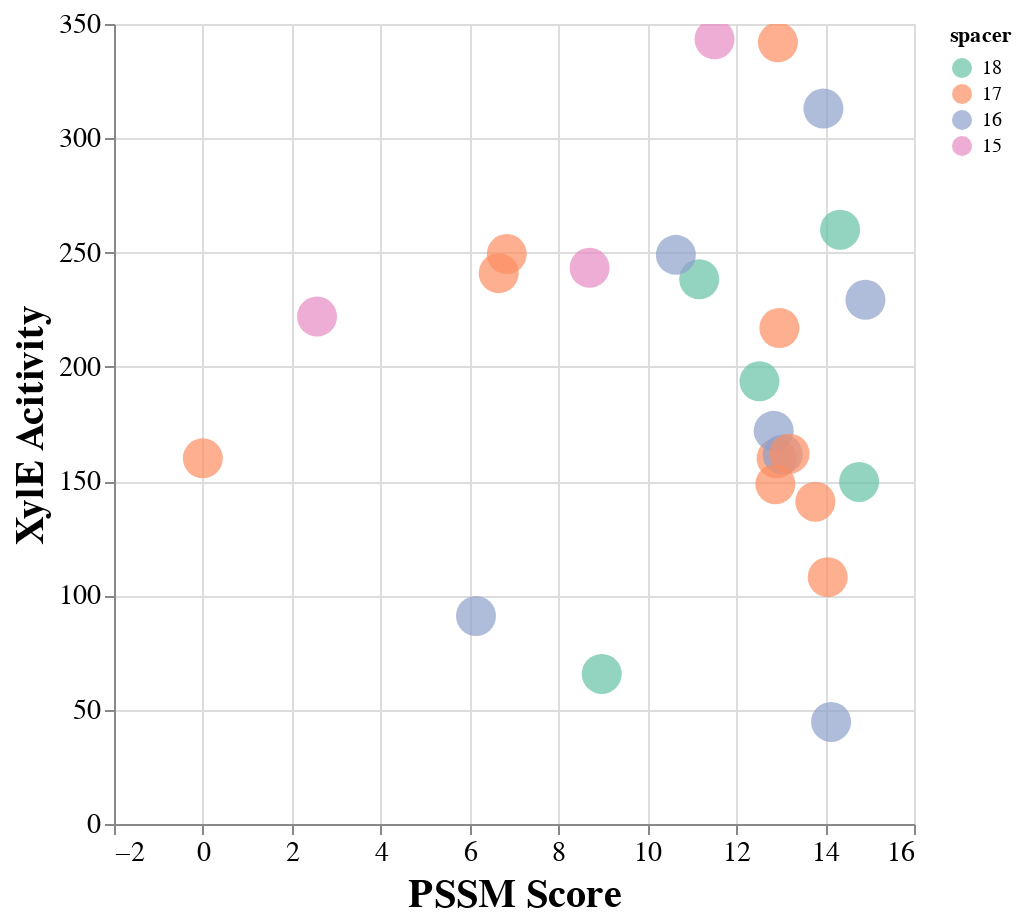

Notebook code cell kept with this figure:
### Markdown cell above
# score vs xylE

### Code cell
# scatter plot of hex1 vs hex 2
scatter = alt.Chart(
    xyle_df,
).mark_circle().encode(
    x=alt.X('total_score:Q',axis=alt.Axis(title="PSSM Score")),
    y=alt.Y('mean_xyle:Q',axis=alt.Axis(title="XylE Acitivity")),
    color=alt.Color('spacer:N',scale=alt.Scale(scheme='set2'),sort='descending'),
    # sinebow, tableau10, viridis, set2
    size=alt.value(400),
    tooltip=["desc:N","hex1:N",'hex2:N','total_score:Q','mean_xyle:Q'],
).properties(
    width=400,
    height=400
).configure_axis(
    labelFontSize=14,
    titleFontSize=20
).interactive()




#combo.save('consensus_scatter.html')
scatter

### Figure 1 — Vega-Lite specification as saved in the notebook (floating-point values rounded to 4 significant figures)
{"config": {"view": {"continuousWidth": 400, "continuousHeight": 300}, "axis": {"labelFontSize": 14, "titleFontSize": 20}}, "data": {"name": "data-4115d53d972ed93dc5b2079295540c2a"}, "mark": "circle", "encoding": {"color": {"type": "nominal", "field": "spacer", "scale": {"scheme": "set2"}, "sort": "descending"}, "size": {"value": 400}, "tooltip": [{"type": "nominal", "field": "desc"}, {"type": "nominal", "field": "hex1"}, {"type": "nominal", "field": "hex2"}, {"type": "quantitative", "field": "total_score"}, {"type": "quantitative", "field": "mean_xyle"}], "x": {"type": "quantitative", "axis": {"title": "PSSM Score"}, "field": "total_score"}, "y": {"type": "quantitative", "axis": {"title": "XylE Acitivity"}, "field": "mean_xyle"}}, "height": 400, "selection": {"selector001": {"type": "interval", "bind": "scales", "encodings": ["x", "y"]}}, "width": 400, "$schema": "https://vega.github.io/schema/vega-lite/v4.0.2.json", "datasets": {"data-4115d53d972ed93dc5b2079295540c2a": [{"locus_tag": "EQU24_RS02895", "desc": "EQU24_RS02895||exosortase system-associated protein, TIGR04073 family", "manual_desc": "exosortase system-associated protein - EQU24_RS02895", "motif_block": "TTGACAACATTCAACCTTTAGGCTATTGT", "hex1": "TTGACA", "hex1_score": 8.353, "hex2": "TATTGT", "hex2_score": 5.705, "total_score": 14.06, "spacer": 17, "rep1": 100, "rep2": 105, "rep3": 119, "mean_xyle": 108.0, "std_xyle": 8.042, "std_low": 99.96, "std_high": 116.0}, {"locus_tag": "EQU24_RS02970", "desc": "EQU24_RS02970|pqqA|pyrroloquinoline quinone precursor peptide PqqA", "manual_desc": "PQQ precursor peptide (pqqA) - EQU24_RS02970", "motif_block": "TTGCTTTGCCTAAATTATCGTCGTATACT", "hex1": "TTGCTT", "hex1_score": 5.215, "hex2": "TATACT", "hex2_score": 7.692, "total_score": 12.91, "spacer": 17, "rep1": 204, "rep2": 148, "rep3": 128, "mean_xyle": 160.0, "std_xyle": 32.17, "std_low": 127.8, "std_high": 192.2}, {"locus_tag": "EQU24_RS03495", "desc": "EQU24_RS03495||cold-shock protein", "manual_desc": "cold-shock protein - EQU24_RS03495", "motif_block": "TTGACTTTGGGGAAATAAGGCATAGAAT", "hex1": "TTGACT", "hex1_score": 7.306, "hex2": "TAGAAT", "hex2_score": 5.74, "total_score": 13.05, "spacer": 16, "rep1": 150, "rep2": 143, "rep3": 192, "mean_xyle": 161.7, "std_xyle": 21.64, "std_low": 140.0, "std_high": 183.3}, {"locus_tag": "EQU24_RS07185", "desc": "EQU24_RS07185||glutamate--ammonia ligase", "manual_desc": "glutamate-ammonia ligase - EQU24_RS07185", "motif_block": "TTGTAATTGAGATCAATTAGTTGCTTATAT", "hex1": "TTGTAA", "hex1_score": 5.04, "hex2": "TTATAT", "hex2_score": 3.934, "total_score": 8.974, "spacer": 18, "rep1": 50, "rep2": 69, "rep3": 78, "mean_xyle": 65.67, "std_xyle": 11.67, "std_low": 54.0, "std_high": 77.34}, {"locus_tag": "EQU24_RS07390", "desc": "EQU24_RS07390|rpmI|50S ribosomal protein L35", "manual_desc": "50S ribosomal protein L35 - EQU24_RS07390", "motif_block": "CTCAAGGAAACTTACTATTTTTAATCG", "hex1": "CTCAAG", "hex1_score": -0.8016, "hex2": "TAATCG", "hex2_score": 3.37, "total_score": 2.568, "spacer": 15, "rep1": 243, "rep2": 222, "rep3": 201, "mean_xyle": 222.0, "std_xyle": 17.15, "std_low": 204.9, "std_high": 239.1}, {"locus_tag": "EQU24_RS10370", "desc": "EQU24_RS10370|acpP|acyl carrier protein", "manual_desc": "acyl carrier protein - EQU24_RS10370", "motif_block": "GTGATATTTTTATAATATAAAGTATAAT", "hex1": "GTGATA", "hex1_score": 4.381, "hex2": "TATAAT", "hex2_score": 8.462, "total_score": 12.84, "spacer": 16, "rep1": 138, "rep2": 183, "rep3": 195, "mean_xyle": 172.0, "std_xyle": 24.54, "std_low": 147.5, "std_high": 196.5}, {"locus_tag": "EQU24_RS12095", "desc": "EQU24_RS12095||cytochrome c", "manual_desc": "cytochrome c - EQU24_RS12095", "motif_block": "TTGAATTTTTACGTTAAATCCCCTATTCT", "hex1": "TTGAAT", "hex1_score": 5.952, "hex2": "TATTCT", "hex2_score": 6.985, "total_score": 12.94, "spacer": 17, "rep1": 305, "rep2": 384, "rep3": 337, "mean_xyle": 342.0, "std_xyle": 32.44, "std_low": 309.6, "std_high": 374.4}, {"locus_tag": "EQU24_RS12525", "desc": "EQU24_RS12525|ssrA|transfer-messenger RNA", "manual_desc": "transfer-messenger RNA (ssrA) - EQU24_RS12525", "motif_block": "TTGCTAATGATGAATTTAATTGTTAATAT", "hex1": "TTGCTA", "hex1_score": 6.263, "hex2": "TAATAT", "hex2_score": 6.618, "total_score": 12.88, "spacer": 17, "rep1": 139, "rep2": 111, "rep3": 196, "mean_xyle": 148.7, "std_xyle": 35.37, "std_low": 113.3, "std_high": 184.0}, {"locus_tag": "EQU24_RS15100", "desc": "EQU24_RS15100||HU family DNA-binding protein", "manual_desc": "HU family DNA-binding protein - EQU24_RS15100", "motif_block": "TTGACACTTTATGAGTCGTGTTGATATAAA", "hex1": "TTGACA", "hex1_score": 8.353, "hex2": "TATAAA", "hex2_score": 5.984, "total_score": 14.34, "spacer": 18, "rep1": 296, "rep2": 227, "rep3": 257, "mean_xyle": 260.0, "std_xyle": 28.25, "std_low": 231.8, "std_high": 288.2}, {"locus_tag": "EQU24_RS15535", "desc": "EQU24_RS15535||hypothetical protein", "manual_desc": "hypothetical protein - EQU24_RS15535", "motif_block": "TTTACTAAGAAAGGCTGATCAAGGTATAGT", "hex1": "TTTACT", "hex1_score": 4.756, "hex2": "TATAGT", "hex2_score": 6.411, "total_score": 11.17, "spacer": 18, "rep1": 193, "rep2": 221, "rep3": 301, "mean_xyle": 238.3, "std_xyle": 45.76, "std_low": 192.6, "std_high": 284.1}, {"locus_tag": "EQU24_RS15705", "desc": "EQU24_RS15705||cold-shock protein", "manual_desc": "cold-shock protein - EQU24_RS15705", "motif_block": "TCGATAGACACATCCCATACCTTTTATTCT", "hex1": "TCGATA", "hex1_score": 5.538, "hex2": "TATTCT", "hex2_score": 6.985, "total_score": 12.52, "spacer": 18, "rep1": 184, "rep2": 203, "rep3": 194, "mean_xyle": 193.7, "std_xyle": 7.76, "std_low": 185.9, "std_high": 201.4}, {"locus_tag": "EQU24_RS15745", "desc": "EQU24_RS15745||cold-shock protein", "manual_desc": "cold-shock protein - EQU24_RS15745", "motif_block": "TTGCTTTCCTGATTAGCCGGCTTTATTAT", "hex1": "TTGCTT", "hex1_score": 5.215, "hex2": "TATTAT", "hex2_score": 7.756, "total_score": 12.97, "spacer": 17, "rep1": 232, "rep2": 219, "rep3": 200, "mean_xyle": 217.0, "std_xyle": 13.14, "std_low": 203.9, "std_high": 230.1}, {"locus_tag": "EQU24_RS16195", "desc": "EQU24_RS16195||hypothetical protein", "manual_desc": "hypothetical protein - EQU24_RS16195", "motif_block": "TTGACATGTTTCTTCGATCATGTTAAAAA", "hex1": "TTGACA", "hex1_score": 8.353, "hex2": "TAAAAA", "hex2_score": 4.847, "total_score": 13.2, "spacer": 17, "rep1": 174, "rep2": 129, "rep3": 183, "mean_xyle": 162.0, "std_xyle": 23.62, "std_low": 138.4, "std_high": 185.6}, {"locus_tag": "EQU24_RS18060", "desc": "EQU24_RS18060|rplM|50S ribosomal protein L13", "manual_desc": "50S ribosomal protein L13 - EQU24_RS18060", "motif_block": "TTTATTGGGTCCTAAACAGAATAAACA", "hex1": "TTTATT", "hex1_score": 4.625, "hex2": "TAAACA", "hex2_score": 4.076, "total_score": 8.701, "spacer": 15, "rep1": 219, "rep2": 283, "rep3": 228, "mean_xyle": 243.3, "std_xyle": 28.29, "std_low": 215.0, "std_high": 271.6}, {"locus_tag": "EQU24_RS18140", "desc": "EQU24_RS18140|moxF|PQQ-dependent dehydrogenase, methanol/ethanol family", "manual_desc": "methanol dehydrogenase (moxF) - EQU24_RS18140", "motif_block": "TTGTAACAACAAACACCGCAATCAATAG", "hex1": "TTGTAA", "hex1_score": 5.04, "hex2": "CAATAG", "hex2_score": 1.105, "total_score": 6.145, "spacer": 16, "rep1": 79, "rep2": 82, "rep3": 112, "mean_xyle": 91.0, "std_xyle": 14.9, "std_low": 76.1, "std_high": 105.9}, {"locus_tag": "EQU24_RS18355", "desc": "EQU24_RS18355||hypothetical protein", "manual_desc": "hypothetical protein - EQU24_RS18355", "motif_block": "TTTATAAGATTTCCGTTTATTTTATAAT", "hex1": "TTTATA", "hex1_score": 5.672, "hex2": "TATAAT", "hex2_score": 8.462, "total_score": 14.13, "spacer": 16, "rep1": 50, "rep2": 38, "rep3": 46, "mean_xyle": 44.67, "std_xyle": 4.989, "std_low": 39.68, "std_high": 49.66}, {"locus_tag": "EQU24_RS19105", "desc": "EQU24_RS19105|rpsT|30S ribosomal protein S20", "manual_desc": "30S ribosomal protein S20 - EQU24_RS19105", "motif_block": "TTGACAATAGTAGCACTACGCAAGATAAT", "hex1": "TTGACA", "hex1_score": 8.353, "hex2": "GATAAT", "hex2_score": 5.426, "total_score": 13.78, "spacer": 17, "rep1": 146, "rep2": 139, "rep3": 138, "mean_xyle": 141.0, "std_xyle": 3.559, "std_low": 137.4, "std_high": 144.6}, {"locus_tag": "EQU24_RS19315", "desc": "EQU24_RS19315|pmoC|methane monooxygenase/ammonia monooxygenase subunit C", "manual_desc": "methane monooxygenase subunit C (pmoC) - EQU24_RS19315", "motif_block": "TTGACAAGCCTTTTCGAAATGATAAACT", "hex1": "TTGACA", "hex1_score": 8.353, "hex2": "TAAACT", "hex2_score": 6.554, "total_score": 14.91, "spacer": 16, "rep1": 209, "rep2": 265, "rep3": 214, "mean_xyle": 229.3, "std_xyle": 25.3, "std_low": 204.0, "std_high": 254.6}, {"locus_tag": "EQU24_RS19765", "desc": "EQU24_RS19765|rnpB|RNase P RNA component class A", "manual_desc": "RNase P RNA component class A - EQU24_RS19765", "motif_block": "CCGACATGTTTTTAATTCGCGTATAAT", "hex1": "CCGACA", "hex1_score": 3.05, "hex2": "TATAAT", "hex2_score": 8.462, "total_score": 11.51, "spacer": 15, "rep1": 333, "rep2": 326, "rep3": 371, "mean_xyle": 343.3, "std_xyle": 19.77, "std_low": 323.6, "std_high": 363.1}, {"locus_tag": "EQU24_RS21040", "desc": "EQU24_RS21040|rpmB|50S ribosomal protein L28", "manual_desc": "50S ribosomal protein L28 - EQU24_RS21040", "motif_block": "TTCTCGTTGAACGGACGTTTTTTCTTTCG", "hex1": "TTCTCG", "hex1_score": 1.212, "hex2": "CTTTCG", "hex2_score": -1.213, "total_score": -0.00134, "spacer": 17, "rep1": 159, "rep2": 148, "rep3": 173, "mean_xyle": 160.0, "std_xyle": 10.23, "std_low": 149.8, "std_high": 170.2}, {"locus_tag": "EQU24_RS21560", "desc": "EQU24_RS21560|fbaA|class II fructose-bisphosphate aldolase", "manual_desc": "fructose-bisphosphate aldolase - EQU24_RS21560", "motif_block": "TTGTCGCGAAAACGGGTTTGTTTTTTGAT", "hex1": "TTGTCG", "hex1_score": 4.247, "hex2": "TTTGAT", "hex2_score": 2.408, "total_score": 6.656, "spacer": 17, "rep1": 234, "rep2": 238, "rep3": 251, "mean_xyle": 241.0, "std_xyle": 7.257, "std_low": 233.7, "std_high": 248.3}, {"locus_tag": "EQU24_RS21565", "desc": "EQU24_RS21565||transaldolase", "manual_desc": "transaldolase - EQU24_RS21565", "motif_block": "CCGATATAGGAATTTGCTGATTAAATACT", "hex1": "CCGATA", "hex1_score": 2.919, "hex2": "AATACT", "hex2_score": 3.919, "total_score": 6.838, "spacer": 17, "rep1": 247, "rep2": 283, "rep3": 218, "mean_xyle": 249.3, "std_xyle": 26.59, "std_low": 222.7, "std_high": 275.9}, {"locus_tag": "EQU24_RS21665", "desc": "EQU24_RS21665|trxA|thioredoxin TrxA", "manual_desc": "thioredoxin TrxA - EQU24_RS21665", "motif_block": "TTGACAAAATAACGCCGGCACTCCTATAGT", "hex1": "TTGACA", "hex1_score": 8.353, "hex2": "TATAGT", "hex2_score": 6.411, "total_score": 14.76, "spacer": 18, "rep1": 148, "rep2": 129, "rep3": 172, "mean_xyle": 149.7, "std_xyle": 17.59, "std_low": 132.1, "std_high": 167.3}, {"locus_tag": "EQU24_RS21720", "desc": "EQU24_RS21720||hypothetical protein", "manual_desc": "hypothetical protein - EQU24_RS21720", "motif_block": "TTGCTTTTATTTTGGGAATGAGGATAAT", "hex1": "TTGCTT", "hex1_score": 5.215, "hex2": "GATAAT", "hex2_score": 5.426, "total_score": 10.64, "spacer": 16, "rep1": 227, "rep2": 245, "rep3": 275, "mean_xyle": 249.0, "std_xyle": 19.8, "std_low": 229.2, "std_high": 268.8}, {"locus_tag": "EQU24_RS22110", "desc": "EQU24_RS22110||hypothetical protein", "manual_desc": "hypothetical protein - EQU24_RS22110", "motif_block": "TTGATATTGCGGCAATCTACGTTAGAAT", "hex1": "TTGATA", "hex1_score": 8.222, "hex2": "TAGAAT", "hex2_score": 5.74, "total_score": 13.96, "spacer": 16, "rep1": 304, "rep2": 321, "rep3": 314, "mean_xyle": 313.0, "std_xyle": 6.976, "std_low": 306.0, "std_high": 320.0}]}}
